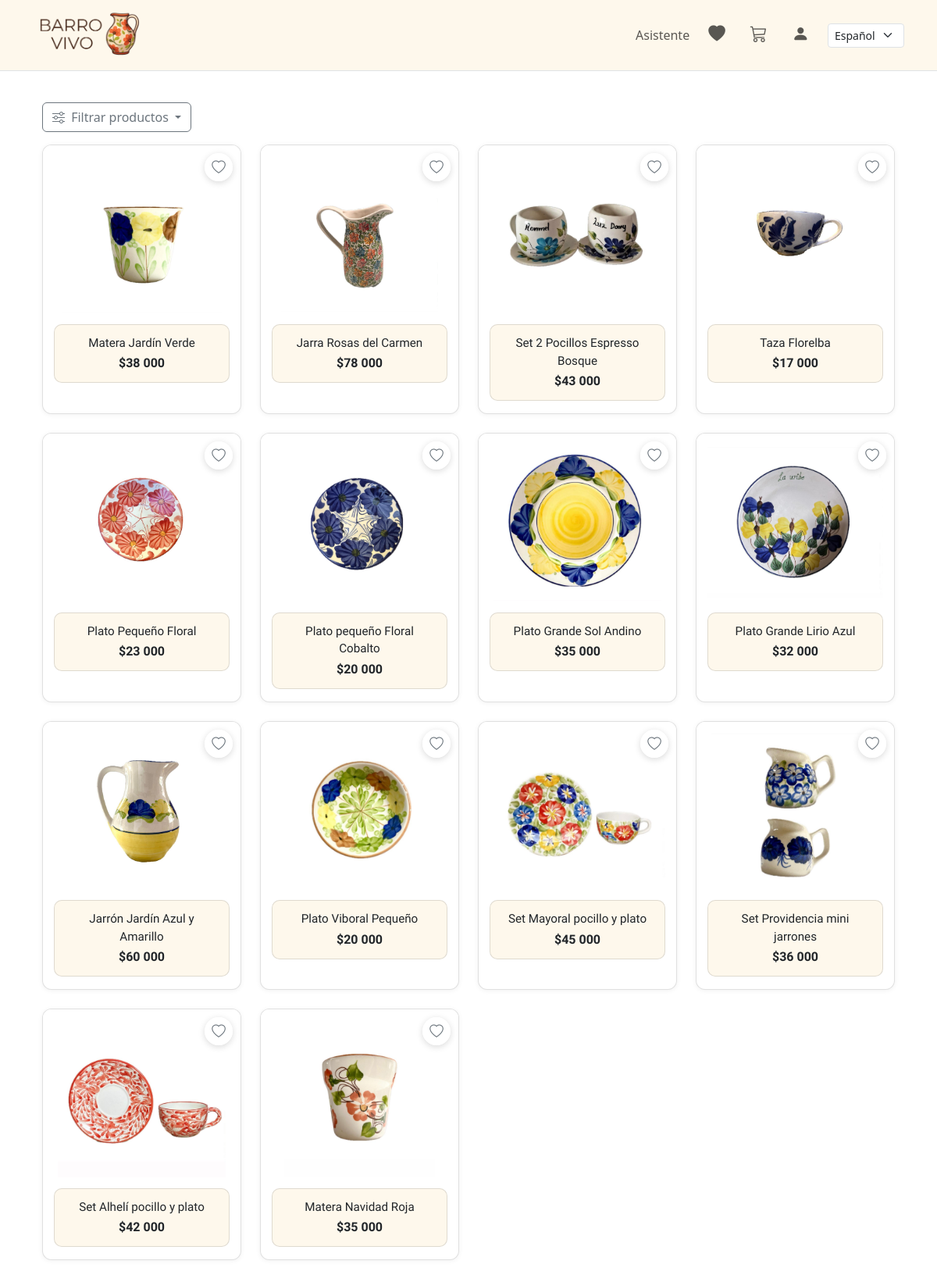
The page / on the database its author committed.
### producto/models.py (models this page shows, shortened)
class Producto(models.Model):
    nombre = models.CharField(max_length=120, verbose_name="Nombre")
    descripcion = models.TextField(blank=True, verbose_name="Descripción")
    categorias = models.ManyToManyField(Categoria, related_name="productos", blank=True, verbose_name="Categorías")
    precio = models.DecimalField(max_digits=12, decimal_places=2, verbose_name="Precio")
    imagen = models.ImageField(upload_to="productos/", blank=True, null=True, verbose_name="Imagen")
    cantidad_disp = models.PositiveIntegerField(default=0, verbose_name="Cantidad disponible")
    es_activo = models.BooleanField(default=True, verbose_name="Visible")
    creado = models.DateTimeField(auto_now_add=True)
    actualizado = models.DateTimeField(auto_now=True)
    class Meta:
        ordering = ["nombre"]

### usuario/views.py (the view, shortened to what this page needs)
# urls.py: path('', InicioView.as_view(), name='home'),
class InicioView(TemplateView):
    template_name = "home.html"
    def get_context_data(self, **kwargs):
        ctx = super().get_context_data(**kwargs)
        req = self.request.GET
        productos = Producto.objects.filter(es_activo=True, cantidad_disp__gt=0)
        slugs = req.getlist("cat")
        if slugs:
            productos = productos.filter(categorias__slug__in=slugs).distinct()
        def to_decimal(val):
            try:
                return Decimal(val)
            except (InvalidOperation, TypeError):
                return None
        pmin = to_decimal(req.get("min"))
        pmax = to_decimal(req.get("max"))
        if pmin is not None:
            productos = productos.filter(precio__gte=pmin)
        if pmax is not None:
            productos = productos.filter(precio__lte=pmax)
        productos = productos.annotate(
            ventas=Coalesce(Sum("pedidoitem__cantidad"), 0)
        )
        orden = req.get("orden", "")
        if orden == "mas":
            productos = productos.order_by("-ventas", "-id")
        elif orden == "menos":
            productos = productos.order_by("ventas", "-id")
        else:
            productos = productos.order_by("-id")
        ctx.update({
            "productos": productos,
            "categorias": Categoria.objects.order_by("nombre"),
            "cats_seleccionadas": set(slugs),
            "precio_min": req.get("min", ""),
            "precio_max": req.get("max", ""),
            "orden": orden,
        })
        return ctx

### usuario/templates/home.html (shortened to what this page needs)
{% extends "base.html" %}
{% load humanize i18n %}
{% block content %}
<div class="container py-3">
  <div class="d-flex justify-content-between align-items-center mb-3">
    <div class="dropdown">
      <button class="btn btn-outline-secondary btn-filtros dropdown-toggle"
             type="button" data-bs-toggle="dropdown" aria-expanded="false">
        <i class="bi bi-sliders me-1"></i> {% trans "Filtrar productos" %}
      </button>
    </div>
  </div>
  {% include "productos.html" with productos=productos %}
</div>
{% endblock %}

### producto/templates/productos.html (shortened to what this page needs)
{% load humanize i18n %}
<div class="row row-cols-1 row-cols-sm-2 row-cols-md-3 row-cols-lg-4 g-4">
  {% for p in productos %}
    <div class="col">
      <div class="card card-producto h-100 position-relative">
        <div class="favorito-btn position-absolute" style="top: 10px; right: 10px; z-index: 10;">
          {% if user.is_authenticated %}
            <form method="post" action="{% url 'producto:toggle_favorito' p.id %}" class="d-inline">
              {% csrf_token %}
              <input type="hidden" name="next" value="{{ request.get_full_path }}">
              <button type="submit"
                      class="btn-favorito {% if p.es_favorito %}favorito-activo{% endif %}"
                      title="{% if p.es_favorito %}{% trans 'Quitar de favoritos' %}{% else %}{% trans 'Agregar a favoritos' %}{% endif %}">
                <i class="bi bi-heart{% if p.es_favorito %}-fill{% endif %}"></i>
              </button>
            </form>
          {% else %}
            <a href="{% url 'usuario:login' %}?next={{ request.path }}"
               class="btn-favorito"
               title="{% trans 'Inicia sesión para agregar a favoritos' %}">
              <i class="bi bi-heart"></i>
            </a>
          {% endif %}
        </div>
        <div class="zona-img position-relative text-center">
          {% if p.imagen %}
            <img src="{{ p.imagen.url }}" class="img-fluid" alt="{{ p.nombre }}"
                 style="height:200px;object-fit:contain;">
          {% else %}
            <div class="d-flex align-items-center justify-content-center bg-light" style="height:200px;">
              <span class="text-muted small">{% trans "Sin imagen" %}</span>
            </div>
          {% endif %}
        </div>
        <div class="mini-card-info text-center">
          <div class="nombre">{{ p.nombre }}</div>
          <div class="precio">${{ p.precio|floatformat:0|intcomma }}</div>
        </div>
      </div>
    </div>
  {% empty %}
    <div class="col-12">
      <div class="alert alert-secondary">{% trans "No hay productos disponibles por ahora." %}</div>
    </div>
  {% endfor %}
</div>

### static/tema.css (style rules this page uses)
:root { --mini-bg: #FEF8EC; --hover-bg: #D9D9D9; }
.card.card-producto { background:#fff; border:1px solid rgba(0,0,0,.12); border-radius:12px; overflow:hidden; transition:transform .18s ease, box-shadow .18s ease, background-color .18s ease, border-color .18s ease; box-shadow:0 1px 6px rgba(0,0,0,.06); }
.card-producto .zona-img { background:#fff; min-height:220px; display:flex; align-items:center; justify-content:center; padding:.9rem; position:relative; }
.card-producto img { transition: transform .18s ease; }
.card-producto .mini-card-info { background:var(--mini-bg); margin:0 .9rem 1rem; padding:.75rem .9rem; border:1px solid rgba(0,0,0,.12); border-radius:10px; }
.card-producto .mini-card-info .nombre { font-family:'Montserrat', system-ui, -apple-system, Segoe UI, Roboto, Arial, sans-serif; font-weight:500; font-size:.95rem; margin-bottom:.15rem; }
.card-producto .mini-card-info .precio { font-family:'Montserrat', system-ui, -apple-system, Segoe UI, Roboto, Arial, sans-serif; font-weight:600; }
:root { --bs-primary: #EF6E3A; --bs-primary-rgb: 239,110,58; --bs-link-color: #EF6E3A; --bs-link-hover-color: #d55f30; }
.btn-favorito { background: rgba(255, 255, 255, 0.9); border: none; border-radius: 50%; width: 36px; height: 36px; display: flex; align-items: center; justify-content: center; cursor: pointer; transition: all 0.3s ease; box-shadow: 0 2px 8px rgba(0, 0, 0, 0.15); color: #6c757d; text-decoration: none; }
.btn-favorito i { font-size: 1.1rem; transition: all 0.3s ease; }
.favorito-btn { z-index: 10; }

### rows shown on the page
Producto: imagen (picture), nombre "Matera Jardín Verde", precio "38 000"
Producto: imagen (picture), nombre "Jarra Rosas del Carmen", precio "78 000"
Producto: imagen (picture), nombre "Set 2 Pocillos Espresso Bosque", precio "43 000"
Producto: imagen (picture), nombre "Taza Florelba", precio "17 000"
Producto: imagen (picture), nombre "Plato Pequeño Floral", precio "23 000"
Producto: imagen (picture), nombre "Plato pequeño Floral Cobalto", precio "20 000"
Producto: imagen (picture), nombre "Plato Grande Sol Andino", precio "35 000"
Producto: imagen (picture), nombre "Plato Grande Lirio Azul", precio "32 000"
Producto: imagen (picture), nombre "Jarrón Jardín Azul y Amarillo", precio "60 000"
Producto: imagen (picture), nombre "Plato Viboral Pequeño", precio "20 000"
Producto: imagen (picture), nombre "Set Mayoral pocillo y plato", precio "45 000"
Producto: imagen (picture), nombre "Set Providencia mini jarrones", precio "36 000"
Producto: imagen (picture), nombre "Set Alhelí pocillo y plato", precio "42 000"
Producto: imagen (picture), nombre "Matera Navidad Roja", precio "35 000"

### other values the page prints
form field language "Español"
